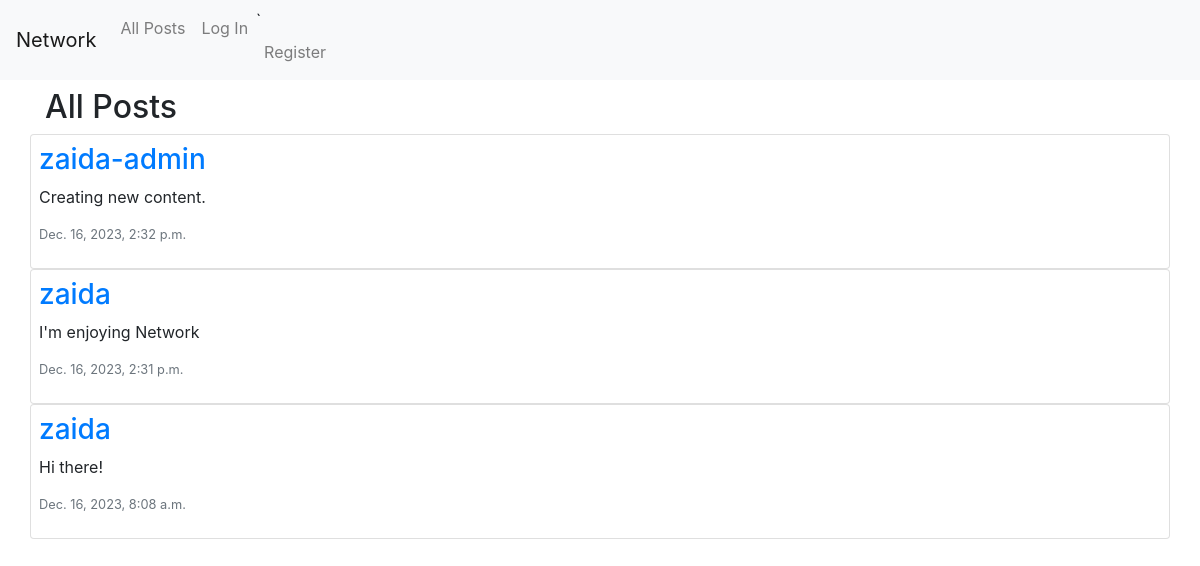
Before: / with the older database file.
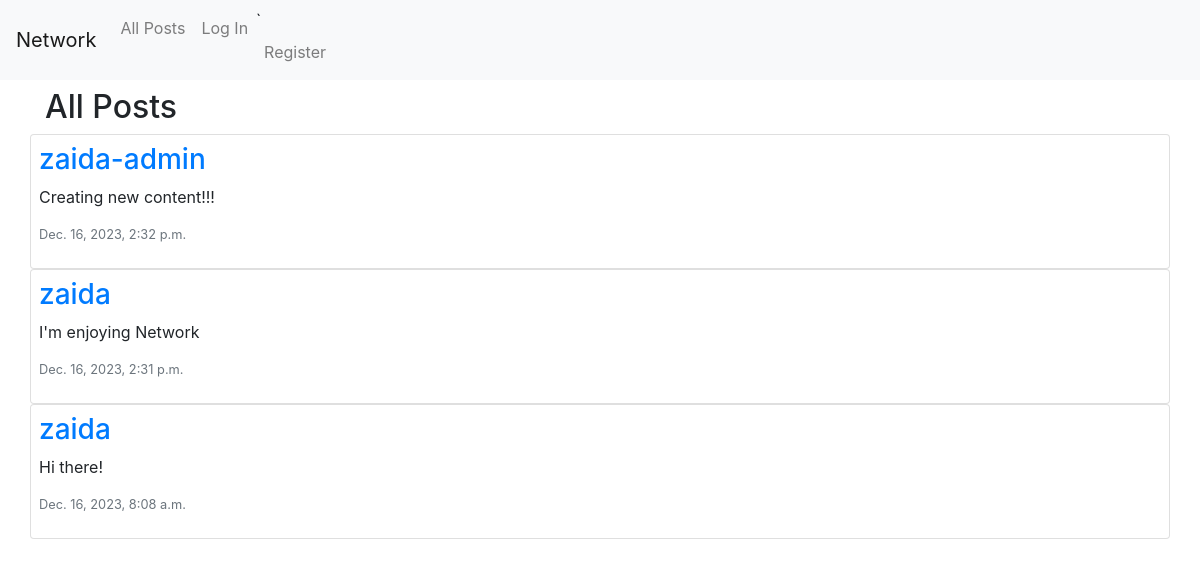
After: the same page with the newer database file.
### network/models.py (models this page shows, shortened)
class Post(models.Model):
    user= models.ForeignKey("User", on_delete=models.CASCADE, related_name='posts')
    content = models.CharField(max_length=300)
    timestamp = models.DateTimeField(auto_now_add=True)

class User(AbstractUser):
    pass

### network/views.py (the view)
# urls.py: path("", views.index, name="index"),
def index(request):
    posts = Post.objects.all().order_by('id').reverse()
    paginator = Paginator(posts, 10)
    page_number = request.GET.get('page')
    page_obj = paginator.get_page(page_number)
    return render(request, "network/index.html", {
        'posts': posts,
        'page_obj': page_obj
    })

### network/templates/network/index.html (shortened to what this page needs)
{% extends "network/layout.html" %} {% load static %} {% block body %}
<div id="title">
  <h2>All Posts</h2>
</div>
<div id="posts-view">
  <div id="all-posts">
    {% for post in page_obj %}
    <div class="row post card p-2">
      <h3>
        <a href="{% url 'profile' user_id=post.user.id%}">{{post.user}}</a>
      </h3>
      <p id="content_{{ post.id }}">{{ post.content }}</p>
      <p class="text-secondary lh-1 small">{{ post.timestamp }}</p>
    </div>
    {% empty %}
    <h3>No posts available</h3>
    {% endfor %}
  </div>
</div>
{% endblock %}

Changed rows visible on the page:
changed Post "zaida-admin": content "Creating new content." → "Creating new content!!!"
